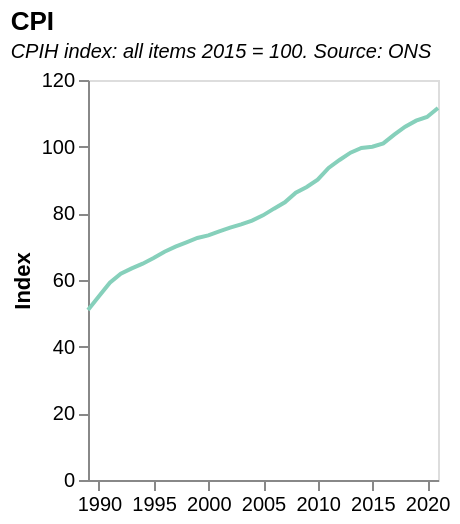

Here is the Vega-Lite specification saved for this chart:
### Vega-Lite specification from a JSON file in a GitHub repository (floating-point values rounded to 4 significant figures)
{"$schema": "https://vega.github.io/schema/vega-lite/v5.json", "title": {"text": "CPI", "subtitle": ["CPIH index: all items 2015 = 100. Source: ONS"], "subtitleFontStyle": "italic", "subtitleFontSize": 10, "anchor": "start", "color": "black"}, "width": 175, "height": 200, "data": {"values": [{"date": "1988", "label": "1988", "month": "", "quarter": "", "sourceDataset": "MM23", "updateDate": "2018-12-19T00:00:00.000Z", "value": "48.2", "year": "1988"}, {"date": "1989", "label": "1989", "month": "", "quarter": "", "sourceDataset": "MM23", "updateDate": "2018-12-19T00:00:00.000Z", "value": "51.0", "year": "1989"}, {"date": "1990", "label": "1990", "month": "", "quarter": "", "sourceDataset": "MM23", "updateDate": "2018-12-19T00:00:00.000Z", "value": "55.1", "year": "1990"}, {"date": "1991", "label": "1991", "month": "", "quarter": "", "sourceDataset": "MM23", "updateDate": "2018-12-19T00:00:00.000Z", "value": "59.2", "year": "1991"}, {"date": "1992", "label": "1992", "month": "", "quarter": "", "sourceDataset": "MM23", "updateDate": "2018-12-19T00:00:00.000Z", "value": "61.9", "year": "1992"}, {"date": "1993", "label": "1993", "month": "", "quarter": "", "sourceDataset": "MM23", "updateDate": "2018-12-19T00:00:00.000Z", "value": "63.5", "year": "1993"}, {"date": "1994", "label": "1994", "month": "", "quarter": "", "sourceDataset": "MM23", "updateDate": "2018-12-19T00:00:00.000Z", "value": "64.9", "year": "1994"}, {"date": "1995", "label": "1995", "month": "", "quarter": "", "sourceDataset": "MM23", "updateDate": "2018-12-19T00:00:00.000Z", "value": "66.6", "year": "1995"}, {"date": "1996", "label": "1996", "month": "", "quarter": "", "sourceDataset": "MM23", "updateDate": "2018-12-19T00:00:00.000Z", "value": "68.5", "year": "1996"}, {"date": "1997", "label": "1997", "month": "", "quarter": "", "sourceDataset": "MM23", "updateDate": "2018-12-19T00:00:00.000Z", "value": "70.0", "year": "1997"}, {"date": "1998", "label": "1998", "month": "", "quarter": "", "sourceDataset": "MM23", "updateDate": "2018-12-19T00:00:00.000Z", "value": "71.3", "year": "1998"}, {"date": "1999", "label": "1999", "month": "", "quarter": "", "sourceDataset": "MM23", "updateDate": "2018-12-19T00:00:00.000Z", "value": "72.6", "year": "1999"}, {"date": "2000", "label": "2000", "month": "", "quarter": "", "sourceDataset": "MM23", "updateDate": "2018-12-19T00:00:00.000Z", "value": "73.4", "year": "2000"}, {"date": "2001", "label": "2001", "month": "", "quarter": "", "sourceDataset": "MM23", "updateDate": "2018-12-19T00:00:00.000Z", "value": "74.6", "year": "2001"}, {"date": "2002", "label": "2002", "month": "", "quarter": "", "sourceDataset": "MM23", "updateDate": "2018-12-19T00:00:00.000Z", "value": "75.7", "year": "2002"}, {"date": "2003", "label": "2003", "month": "", "quarter": "", "sourceDataset": "MM23", "updateDate": "2018-12-19T00:00:00.000Z", "value": "76.7", "year": "2003"}, {"date": "2004", "label": "2004", "month": "", "quarter": "", "sourceDataset": "MM23", "updateDate": "2018-12-19T00:00:00.000Z", "value": "77.8", "year": "2004"}, {"date": "2005", "label": "2005", "month": "", "quarter": "", "sourceDataset": "MM23", "updateDate": "2016-01-19T09:30:00.000Z", "value": "79.4", "year": "2005"}, {"date": "2006", "label": "2006", "month": "", "quarter": "", "sourceDataset": "MM23", "updateDate": "2017-03-14T00:00:00.000Z", "value": "81.4", "year": "2006"}, {"date": "2007", "label": "2007", "month": "", "quarter": "", "sourceDataset": "MM23", "updateDate": "2017-03-14T00:00:00.000Z", "value": "83.3", "year": "2007"}, {"date": "2008", "label": "2008", "month": "", "quarter": "", "sourceDataset": "MM23", "updateDate": "2017-03-14T00:00:00.000Z", "value": "86.2", "year": "2008"}, {"date": "2009", "label": "2009", "month": "", "quarter": "", "sourceDataset": "MM23", "updateDate": "2017-03-14T00:00:00.000Z", "value": "87.9", "year": "2009"}, {"date": "2010", "label": "2010", "month": "", "quarter": "", "sourceDataset": "MM23", "updateDate": "2017-03-14T00:00:00.000Z", "value": "90.1", "year": "2010"}, {"date": "2011", "label": "2011", "month": "", "quarter": "", "sourceDataset": "MM23", "updateDate": "2017-03-14T00:00:00.000Z", "value": "93.6", "year": "2011"}, {"date": "2012", "label": "2012", "month": "", "quarter": "", "sourceDataset": "MM23", "updateDate": "2016-01-19T09:30:00.000Z", "value": "96.0", "year": "2012"}, {"date": "2013", "label": "2013", "month": "", "quarter": "", "sourceDataset": "MM23", "updateDate": "2016-01-19T09:30:00.000Z", "value": "98.2", "year": "2013"}, {"date": "2014", "label": "2014", "month": "", "quarter": "", "sourceDataset": "MM23", "updateDate": "2016-01-19T09:30:00.000Z", "value": "99.6", "year": "2014"}, {"date": "2015", "label": "2015", "month": "", "quarter": "", "sourceDataset": "MM23", "updateDate": "2016-01-19T09:30:00.000Z", "value": "100.0", "year": "2015"}, {"date": "2016", "label": "2016", "month": "", "quarter": "", "sourceDataset": "MM23", "updateDate": "2017-03-14T00:00:00.000Z", "value": "101.0", "year": "2016"}, {"date": "2017", "label": "2017", "month": "", "quarter": "", "sourceDataset": "MM23", "updateDate": "2018-01-16T00:00:00.000Z", "value": "103.6", "year": "2017"}, {"date": "2018", "label": "2018", "month": "", "quarter": "", "sourceDataset": "MM23", "updateDate": "2019-01-16T00:00:00.000Z", "value": "106.0", "year": "2018"}, {"date": "2019", "label": "2019", "month": "", "quarter": "", "sourceDataset": "MM23", "updateDate": "2020-01-15T00:00:00.000Z", "value": "107.8", "year": "2019"}, {"date": "2020", "label": "2020", "month": "", "quarter": "", "sourceDataset": "MM23", "updateDate": "2021-01-20T00:00:00.000Z", "value": "108.9", "year": "2020"}, {"date": "2021", "label": "2021", "month": "", "quarter": "", "sourceDataset": "MM23", "updateDate": "2022-01-19T00:00:00.000Z", "value": "111.6", "year": "2021"}], "format": {"parse": {"date": "date"}}}, "mark": {"type": "line", "color": "#86d0bb", "strokeWidth": 2, "opacity": 1}, "transform": [{"filter": "datum.year>minYear"}, {"filter": "datum.year<maxYear"}], "params": [{"name": "minYear", "value": 1988, "bind": {"input": "range", "min": 1988, "max": 2022, "step": 1, "name": "Start year:"}}, {"name": "maxYear", "value": 2022, "bind": {"input": "range", "min": 1988, "max": 2022, "step": 1, "name": "End year:"}}], "encoding": {"x": {"field": "date", "type": "temporal", "title": null, "axis": {"grid": false}}, "y": {"field": "value", "type": "quantitative", "title": "Index", "axis": {"grid": false}}}}
